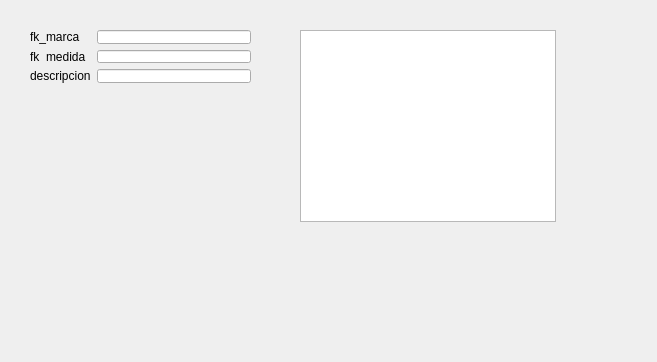
<?xml version="1.0" encoding="UTF-8"?>
<ui version="4.0">
<class>search_articulo</class>
<widget class="QWidget" name="search_articulo">
  <property name="geometry">
   <rect>
    <x>0</x>
    <y>0</y>
    <width>657</width>
    <height>362</height>
   </rect>
  </property>
  <property name="windowTitle">
   <string>SearchForm</string>
  </property>
  <widget class="QWidget" name="gridLayoutWidget">
   <property name="geometry">
    <rect>
     <x>30</x>
     <y>30</y>
     <width>221</width>
     <height>53</height>
    </rect>
   </property>
   <layout class="QGridLayout" name="gridLayout">
<item row="1" column ="0">
<widget class="QLabel" name="l_fk_marca">
<property name="text">
<string>fk_marca</string>
</property>
</widget>
</item>
<item row="1" column="1">
<widget class="LineEdit" name="le_fk_marca"/>
</item>
<item row="2" column ="0">
<widget class="QLabel" name="l_fk_medida">
<property name="text">
<string>fk_medida</string>
</property>
</widget>
</item>
<item row="2" column="1">
<widget class="LineEdit" name="le_fk_medida"/>
</item>
<item row="3" column ="0">
<widget class="QLabel" name="l_descripcion">
<property name="text">
<string>descripcion</string>
</property>
</widget>
</item>
<item row="3" column="1">
<widget class="LineEdit" name="le_descripcion"/>
</item>
  </layout>
  </widget>
  <widget class="QTableView" name="tableView">
   <property name="geometry">
    <rect>
     <x>300</x>
     <y>30</y>
     <width>256</width>
     <height>192</height>
    </rect>
   </property>
  </widget>
 </widget>
 <customwidgets>
  <customwidget>
   <class>LineEdit</class>
   <extends>QLineEdit</extends>
   <header>lineedit.h</header>
  </customwidget>
 </customwidgets>
 <resources/>
 <connections/>
</ui>
